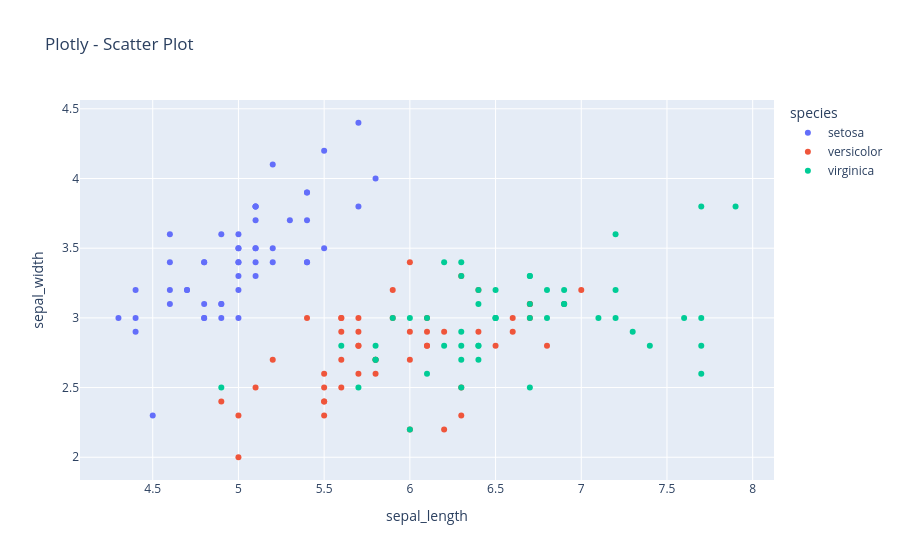

The cell this chart's notebook holds for it:
### Code cell
px.scatter(df, x="sepal_length", y="sepal_width", color="species", title="Plotly - Scatter Plot").show()

### Figure 1 — Plotly figure (JSON) as saved in the notebook; plotly's stock layout.template omitted (floating-point values rounded to 4 significant figures)
{"data": [{"hovertemplate": "species=setosa<br>sepal_length=%{x}<br>sepal_width=%{y}<extra></extra>", "legendgroup": "setosa", "marker": {"color": "#636efa", "symbol": "circle"}, "mode": "markers", "name": "setosa", "orientation": "v", "showlegend": true, "type": "scatter", "x": [5.1, 4.9, 4.7, 4.6, 5, 5.4, 4.6, 5, 4.4, 4.9, 5.4, 4.8, 4.8, 4.3, 5.8, 5.7, 5.4, 5.1, 5.7, 5.1, 5.4, 5.1, 4.6, 5.1, 4.8, 5, 5, 5.2, 5.2, 4.7, 4.8, 5.4, 5.2, 5.5, 4.9, 5, 5.5, 4.9, 4.4, 5.1, 5, 4.5, 4.4, 5, 5.1, 4.8, 5.1, 4.6, 5.3, 5], "xaxis": "x", "y": [3.5, 3, 3.2, 3.1, 3.6, 3.9, 3.4, 3.4, 2.9, 3.1, 3.7, 3.4, 3, 3, 4, 4.4, 3.9, 3.5, 3.8, 3.8, 3.4, 3.7, 3.6, 3.3, 3.4, 3, 3.4, 3.5, 3.4, 3.2, 3.1, 3.4, 4.1, 4.2, 3.1, 3.2, 3.5, 3.6, 3, 3.4, 3.5, 2.3, 3.2, 3.5, 3.8, 3, 3.8, 3.2, 3.7, 3.3], "yaxis": "y"}, {"hovertemplate": "species=versicolor<br>sepal_length=%{x}<br>sepal_width=%{y}<extra></extra>", "legendgroup": "versicolor", "marker": {"color": "#EF553B", "symbol": "circle"}, "mode": "markers", "name": "versicolor", "orientation": "v", "showlegend": true, "type": "scatter", "x": [7, 6.4, 6.9, 5.5, 6.5, 5.7, 6.3, 4.9, 6.6, 5.2, 5, 5.9, 6, 6.1, 5.6, 6.7, 5.6, 5.8, 6.2, 5.6, 5.9, 6.1, 6.3, 6.1, 6.4, 6.6, 6.8, 6.7, 6, 5.7, 5.5, 5.5, 5.8, 6, 5.4, 6, 6.7, 6.3, 5.6, 5.5, 5.5, 6.1, 5.8, 5, 5.6, 5.7, 5.7, 6.2, 5.1, 5.7], "xaxis": "x", "y": [3.2, 3.2, 3.1, 2.3, 2.8, 2.8, 3.3, 2.4, 2.9, 2.7, 2, 3, 2.2, 2.9, 2.9, 3.1, 3, 2.7, 2.2, 2.5, 3.2, 2.8, 2.5, 2.8, 2.9, 3, 2.8, 3, 2.9, 2.6, 2.4, 2.4, 2.7, 2.7, 3, 3.4, 3.1, 2.3, 3, 2.5, 2.6, 3, 2.6, 2.3, 2.7, 3, 2.9, 2.9, 2.5, 2.8], "yaxis": "y"}, {"hovertemplate": "species=virginica<br>sepal_length=%{x}<br>sepal_width=%{y}<extra></extra>", "legendgroup": "virginica", "marker": {"color": "#00cc96", "symbol": "circle"}, "mode": "markers", "name": "virginica", "orientation": "v", "showlegend": true, "type": "scatter", "x": [6.3, 5.8, 7.1, 6.3, 6.5, 7.6, 4.9, 7.3, 6.7, 7.2, 6.5, 6.4, 6.8, 5.7, 5.8, 6.4, 6.5, 7.7, 7.7, 6, 6.9, 5.6, 7.7, 6.3, 6.7, 7.2, 6.2, 6.1, 6.4, 7.2, 7.4, 7.9, 6.4, 6.3, 6.1, 7.7, 6.3, 6.4, 6, 6.9, 6.7, 6.9, 5.8, 6.8, 6.7, 6.7, 6.3, 6.5, 6.2, 5.9], "xaxis": "x", "y": [3.3, 2.7, 3, 2.9, 3, 3, 2.5, 2.9, 2.5, 3.6, 3.2, 2.7, 3, 2.5, 2.8, 3.2, 3, 3.8, 2.6, 2.2, 3.2, 2.8, 2.8, 2.7, 3.3, 3.2, 2.8, 3, 2.8, 3, 2.8, 3.8, 2.8, 2.8, 2.6, 3, 3.4, 3.1, 3, 3.1, 3.1, 3.1, 2.7, 3.2, 3.3, 3, 2.5, 3, 3.4, 3], "yaxis": "y"}], "layout": {"legend": {"title": {"text": "species"}, "tracegroupgap": 0}, "title": {"text": "Plotly - Scatter Plot"}, "xaxis": {"anchor": "y", "domain": [0, 1], "title": {"text": "sepal_length"}}, "yaxis": {"anchor": "x", "domain": [0, 1], "title": {"text": "sepal_width"}}}}
